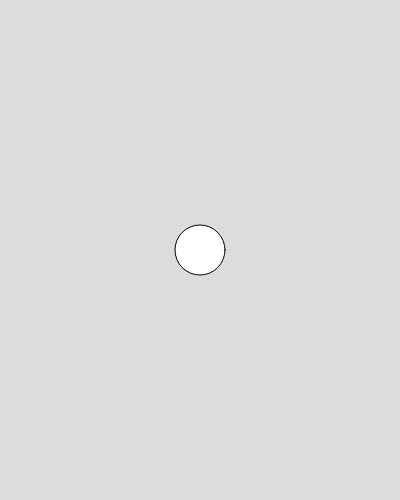
Frame 1 (no input)
Frame 60 (no input): identical to frame 1, image omitted
Frame 120 (the mouse pressed at the canvas centre since frame 60): identical to frame 1, image omitted

The p5.js sketch that drew this single still picture (run headless with seeded random() and noise() and a simulated clock; from frame 60 on, the mouse is pressed at the canvas centre):

// p5.js sketch
// ── sketch.js


function setup() {
  createCanvas(400, 500);
}

function draw() {
  background(220);
circle(200,250,50);
  
}
